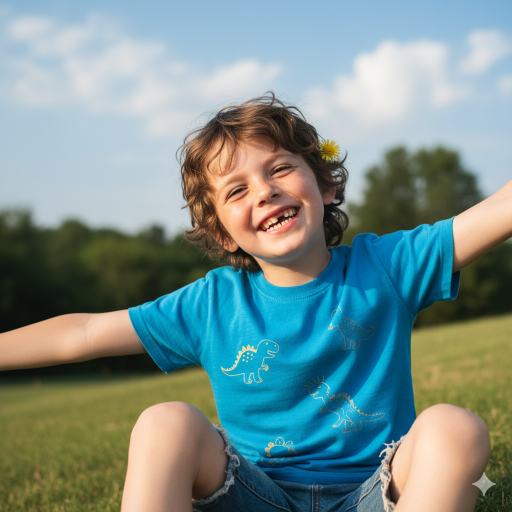
#> input picture boy.png, 1024 x 1024 px (shown at 1/2 size)
$ python ..py
#> lines starting #> are read from the running program, lines starting #| are printed output that depends on the picture
import cv2

image = cv2.imread('boy.png')
#> image is the input picture: shape (1024, 1024, 3); mean B, G, R 140.5, 142.8, 119.6

gray_image = cv2.cvtColor(image, cv2.COLOR_BGR2GRAY)
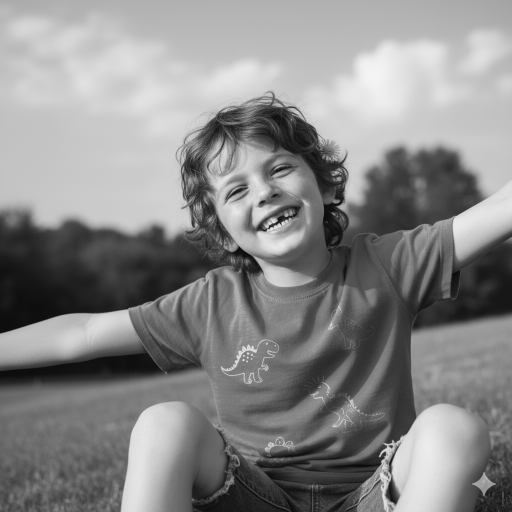
#> gray_image: shape (1024, 1024) (shown at 1/2 size); min 7, max 245, mean 135.6

resized_image = cv2.resize(gray_image, (224, 224))
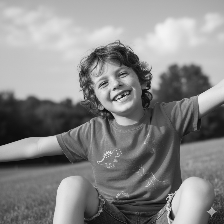
#> resized_image: shape (224, 224); min 11, max 244, mean 135.5

cv2.imshow("Prosseced image", resized_image)

cv2.imshow("Loaded Image", image)
cv2.waitKey(0)
cv2.destroyAllWindows()

print(f"Image Dimensions: {image.shape}")
#| Image Dimensions: (1024, 1024, 3)
